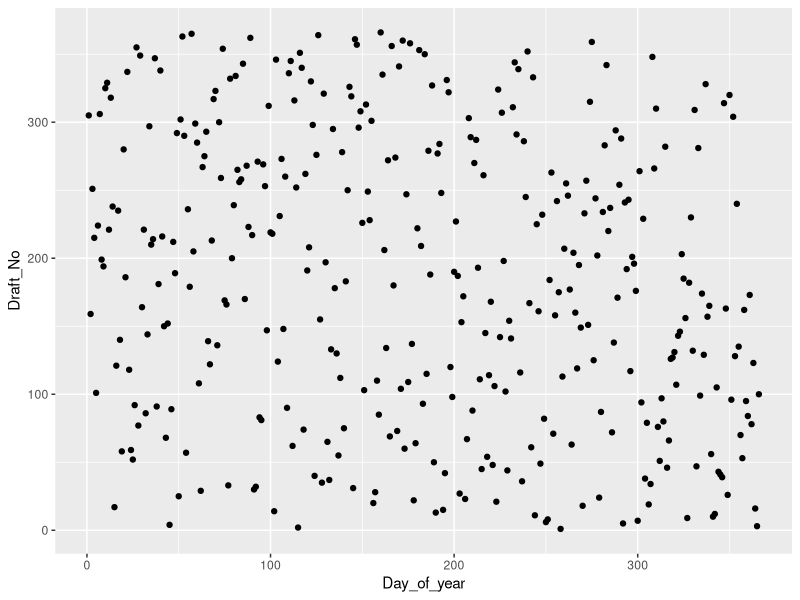
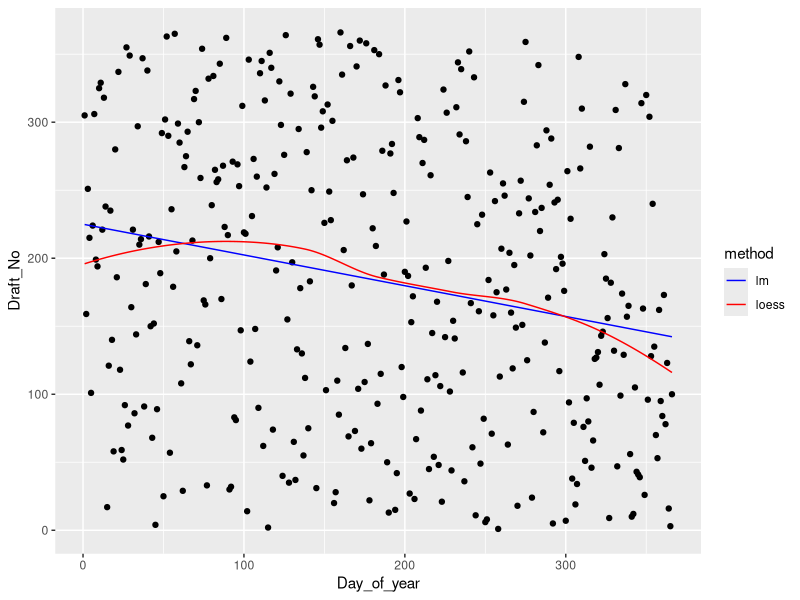

R code for these plots, in order: (Note: this script raises an error after producing the figures.)

### Init Code
rm(list = ls())
library(ggplot2)
library(boot)
set.seed(12345)


################################## (1.1) #######################################
# DONE

data <- read.csv("./Homework/Lab/Lab5/lottery.csv", sep = ";")

# Remove Month column since there is a Mo.Number column which is same as Month
data <- data[-2]

g_1_1 <- ggplot(data, aes(x = Day_of_year, y = Draft_No)) + geom_point()
g_1_1

# according to the plot, the pattern is not very clear.

################################## (1.2) #######################################
# DONE

minimal_x <- min(data$Day_of_year)
maximum_x <- max(data$Day_of_year)

x_1_2 <- seq(minimal_x, maximum_x, 0.1)

# fit the data using linear regression
fit1_2_lm <- lm(Draft_No ~ Day_of_year, data = data)
summary(fit1_2_lm)
y_1_2_lm <- predict(fit1_2_lm, newdata = data.frame(Day_of_year = x_1_2))

# fit using loess function
fit1_2_loess <- loess( Draft_No ~ Day_of_year, data = data, se = TRUE)
summary(fit1_2_loess)
y_1_2_loess <- predict(fit1_2_loess, newdata = data.frame(Day_of_year = x_1_2))


# plot 2 predicted lines
data_1_2 <- data.frame(Day_of_year = x_1_2, y_lm = y_1_2_lm, y_loess = y_1_2_loess)

g_1_1 + geom_line(data = data_1_2, aes(x = Day_of_year, y = y_lm,colour="lm")) +
geom_line(data = data_1_2, aes(x = Day_of_year, y = y_loess, colour = "loess")) + 
scale_color_manual(name = "method", values = c("lm" = "blue", "loess" = "red"))



# according to the 2 curves, is seems that all the points are dived to 2 groups.
# since it's a linear regression, not a classification, we can guess that the'
# points is randomly distributed.

# according to the  plot , we can not get the conclusion that which model is 
# better since only [Day of year] is used.

################################## (1.3) #######################################

fun_lm_s <- function(formula,data,indices){
  d <- data[indices, ]
  lm_mod <- lm(formula, data = d)
  lm_val <- predict(lm_mod,
                    newdata = data.frame(Day_of_year = d$Day_of_year))
  s_lm <- sum(abs(lm_val - mean(d$Draft_No)))
  return(s_lm)
}

fun_loess_s <- function(formula,data,indices){
  d <- data[indices, ]
  loess_mod <- loess(formula, data = d, se = TRUE)
  loess_val <- predict(loess_mod,
                    newdata = data.frame(Day_of_year = d$Day_of_year))
  s_loess <- sum(abs(loess_val - mean(d$Draft_No)))
  return(s_loess)
}

bootstrap_sample_number <- 2000

# bootstrap for linear regression
data1 <- cbind(Predictor = data$Draft_No, Response = data$Day_of_year)

boot_samples_lm <- boot(data1, fun_lm_s, R = 1000)


boot_samples_lm <- boot(data$Draft_No, statistic = fun_lm_s, R = bootstrap_sample_number, formula=Draft_No  ~ Day_of_year,parallel = "multicore")

boot_samples_loess <- boot(data$Draft_No, statistic = fun_loess_s, R = bootstrap_sample_number, formula=Draft_No  ~ Day_of_year,parallel = "multicore")

# calculate mean of bootstrap sample statistics
mean_boot_samples_lm <- mean(boot_samples_lm$t)
#cat("mean of bootstrap sample statistics(lm) = ", mean_boot_samples_lm, "\n")
#mean of bootstrap sample statistics(lm) =  7646.339 

mean_boot_samples_loess <- mean(boot_samples_loess$t)
# cat("mean of bootstrap sample statistics(loess) = ", mean_boot_samples_loess, "\n")
# mean of bootstrap sample statistics(loess) =  8518.325 

par(mfrow = c(1,2))

# Plot the histogram of bootstrap sample statistics(lm)
hist(boot_samples_lm$t, main = "Bootstrap S Distribution(lm)", xlab = "S")

# Plot the histogram of bootstrap sample statistics(loess)
hist(boot_samples_loess$t, main = "Bootstrap S Distribution(loess)", xlab = "S")


# since 2 plots almost match normal distribution, but it is not symmetry, so  we  
# also can say that it is not randomly distributed.

# calculate the p-value

pvalue_lm = mean(abs(boot_samples_lm$t) > abs(boot_samples_lm$t0))
pvalue_loess = mean(abs(boot_samples_loess$t) > abs(boot_samples_loess$t0))
cat("p-value for linear regression = ", pvalue_lm, "\n")
cat("p-value for loess regression = ", pvalue_loess, "\n")
# p-value for linear regression =  0.509 
# p-value for loess regression =  0.568 

################################## (1.4) #######################################


################################## (1.5a) ######################################


################################## (1.5b) ######################################


################################## (1.5c) ######################################
